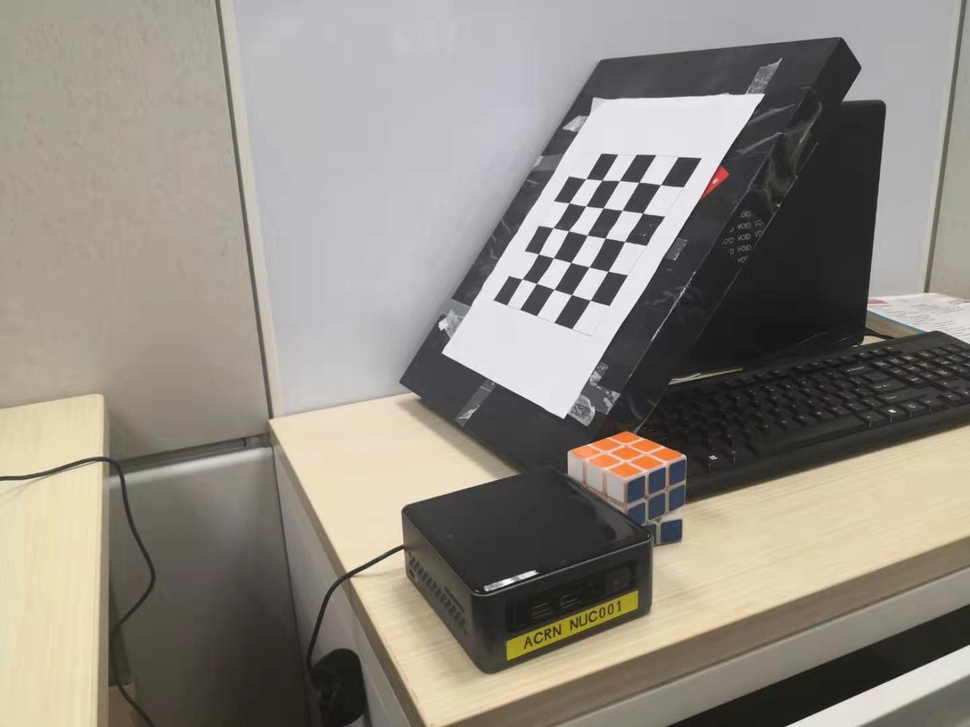
#> input picture photos/left.jpeg, 970 x 727 px, shrunk from 1440 x 1080 before the run, found by its file name
$ python cv2_epipolar_geometry.py   (older library calls are emulated)
#> lines starting #> are read from the running program, lines starting #| are printed output that depends on the picture
# multiview geometry
# find the depth information


import cv2
import numpy as np
from matplotlib import pyplot as plt

img1 = cv2.imread("photos/left.jpeg", 0)
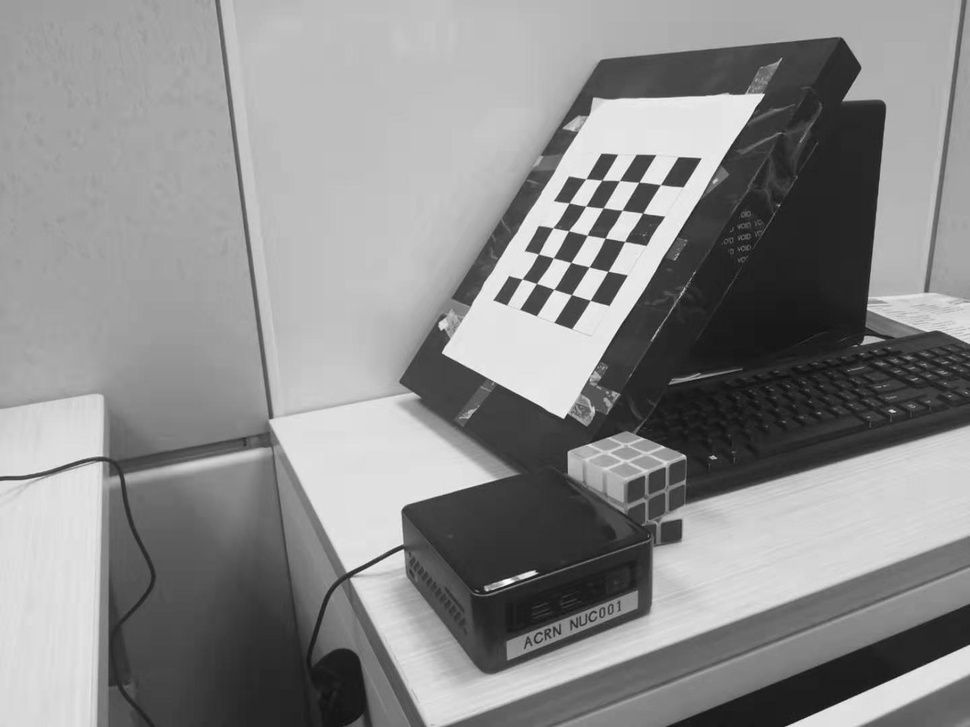
#> img1: shape (727, 970); min 14, max 255, mean 139.5
img2 = cv2.imread("photos/right.jpeg", 0)
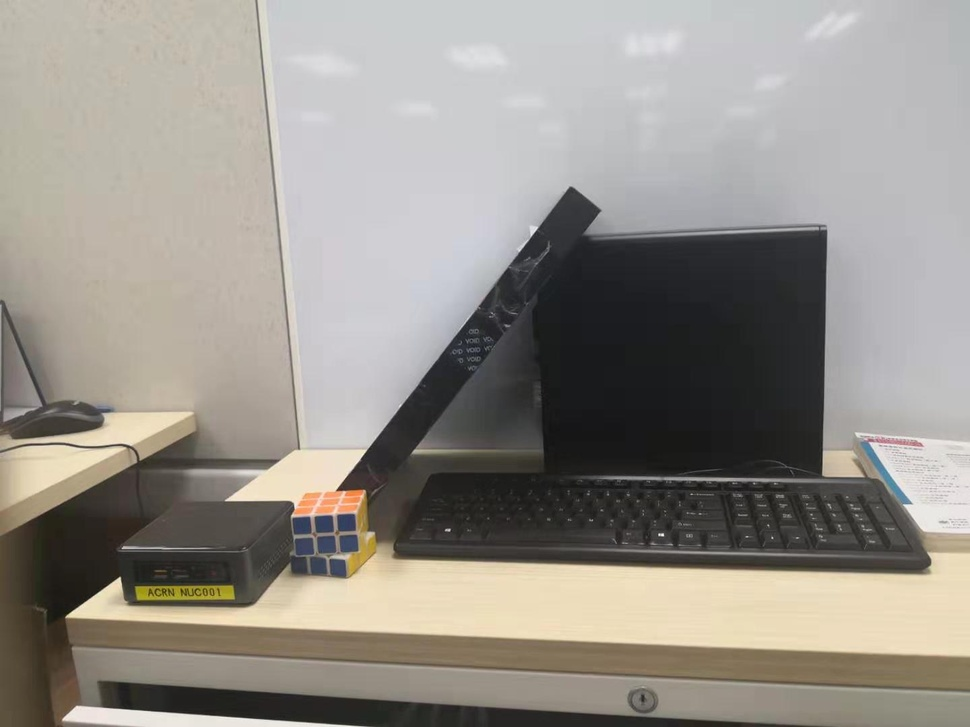
#> input picture photos/right.jpeg, 970 x 727 px, shrunk from 1440 x 1080 before the run, found by its file name
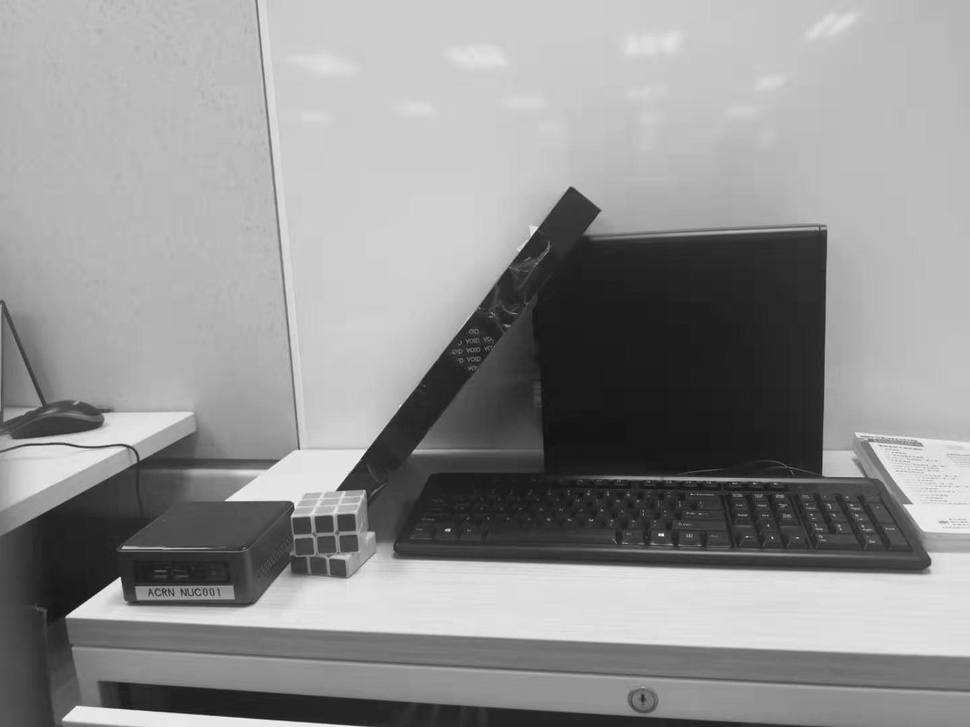
#> img2: shape (727, 970); min 19, max 246, mean 145.7

sift = cv2.SIFT()

# find the keypoints and desc with SIFT
kp1, des1 = sift.detectAndCompute(img1, None)
#> kp1 = 997 keypoints; strongest (x, y, size): (682, 171, 17), (507, 581, 4.9), (532, 573, 4.1), (570, 316, 14.8)
kp2, des2 = sift.detectAndCompute(img2, None)
#> kp2 = 527 keypoints; strongest (x, y, size): (662, 535, 2.1), (642, 378, 228.1), (105, 605, 26.2), (449, 530, 2)

# FLANN parameters
FLANN_INDEX_KDTREE = 0
index_params = dict(algorithm = FLANN_INDEX_KDTREE, trees = 5)
search_params = dict(checks=50)

flann = cv2.FlannBasedMatcher(index_params, search_params)
matches = flann.knnMatch(des1, des2, k=2)
#> matches = 997 matches

good = []
pts1 = []
pts2 = []

for i, (m,n) in enumerate(matches):
    if m.distance < 0.8*n.distance:
        good.append(m)
        pts2.append(kp2[m.trainIdx].pt)
        pts1.append(kp1[m.trainIdx].pt)
#> after the loop, good = 84 matches; pts1 = 84 pairs, first value 91.57 to 607.3, second value 100.2 to 687.9; pts2 = 84 pairs, first value 15.54 to 910.4, second value 189.4 to 707.1
